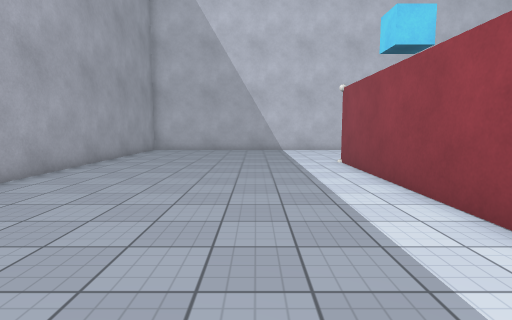
view 1 (above)

16 first-person views from a walk through a 3-D level made in the Unity game engine. The camera is 1.4 m above the floor, tilts 6° down and sees 80° across. The floor is counted in squares, 1 m on a side. Each view is taken from the middle of a square. On the plan, view 1 faces up. The plan holds only what a view shows up to about 14 squares ahead; the rest is blank. The player is left out. Some surface patterns are stand-ins.

view 2
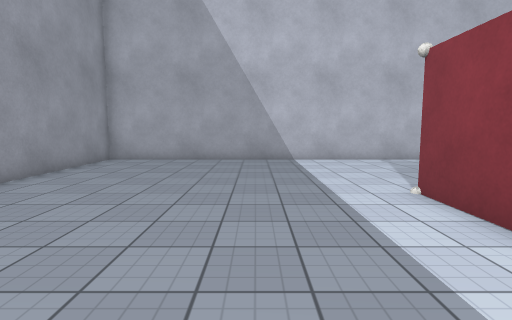

view 3
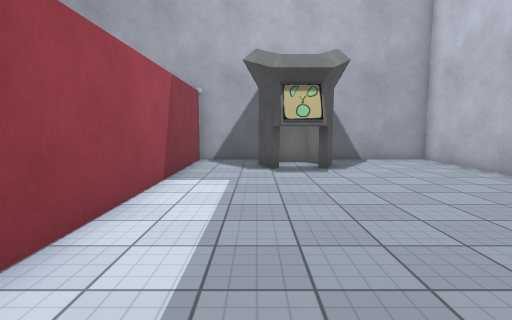

view 4
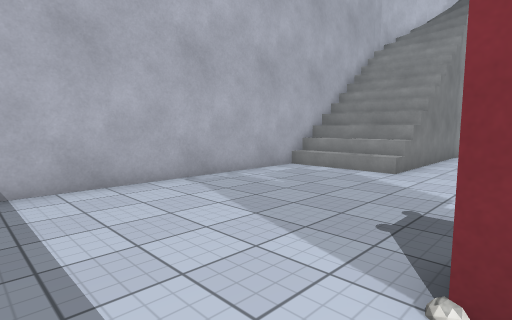

view 5
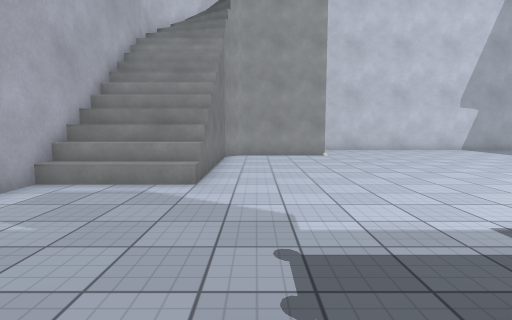

view 6
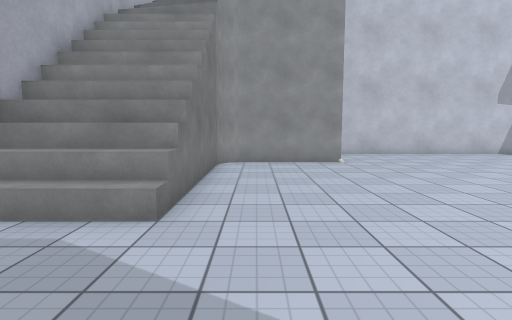

view 7
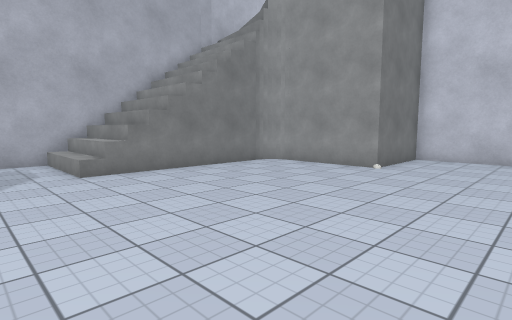

view 8
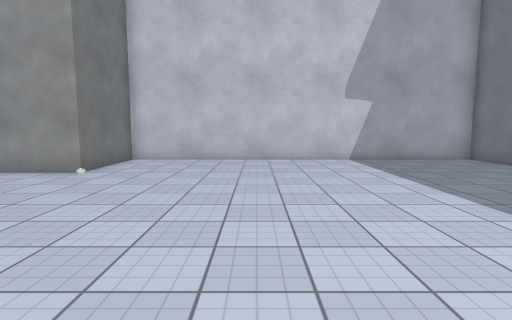

view 9
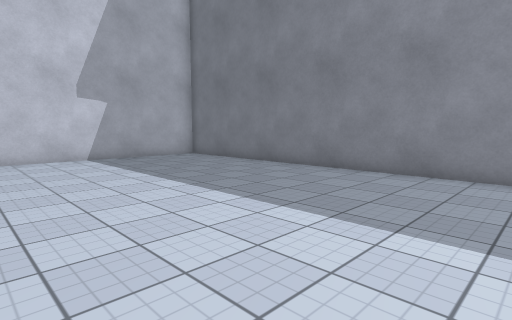

view 10
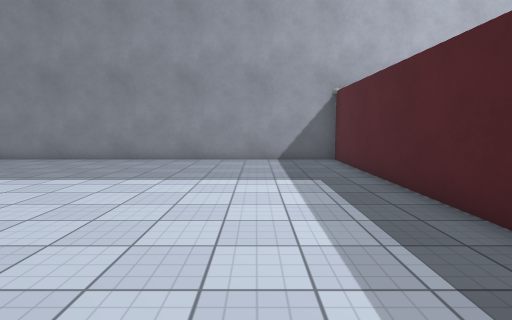

view 11
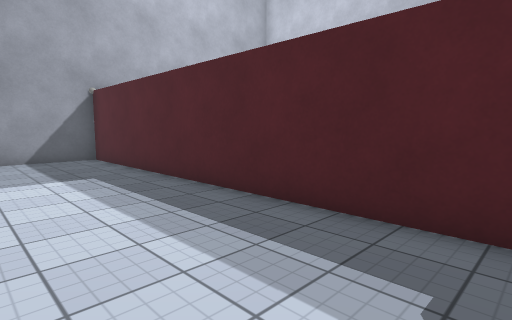

view 12
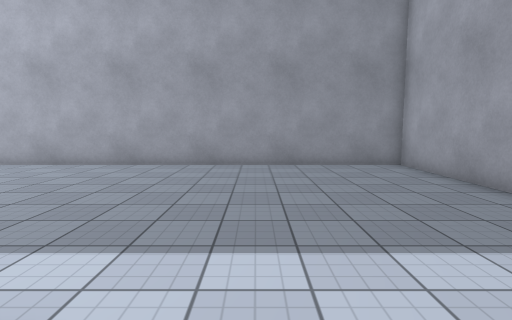

view 13
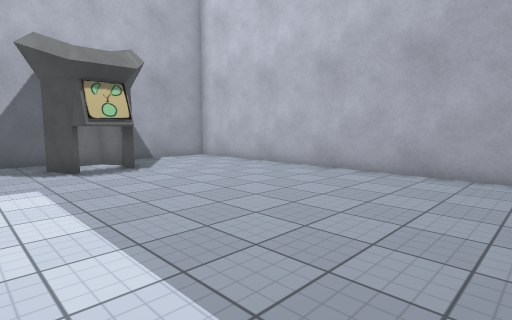

view 14
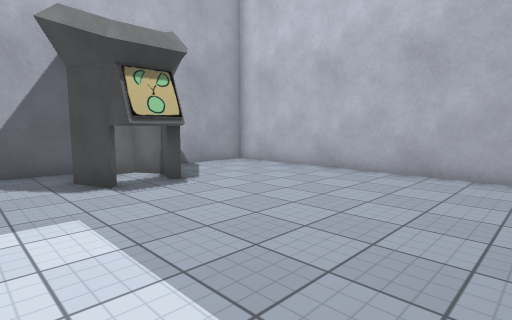

view 15
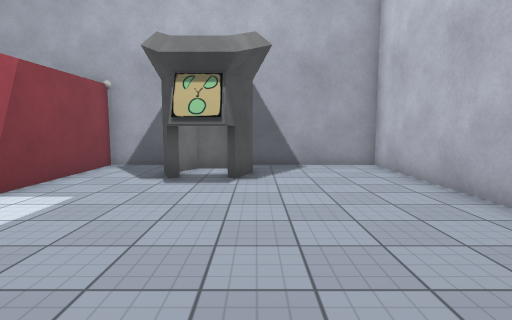

view 16
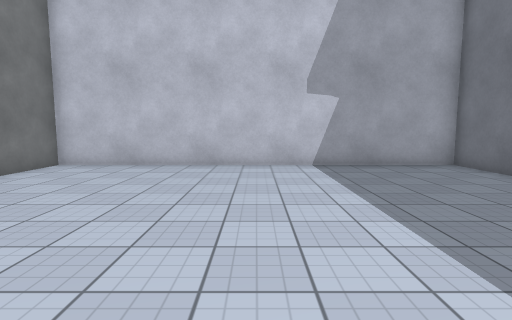

### Floor plan
Key: @ floor where view 1 was taken; # wall or solid block; . main floor; : floor 5.5 m higher than the main floor; / step, stairs or slope.
Columns run from 7 left of view 1 to 23 right of it. Each row starts with its distance up from view 1.
 20 ##########################
 19 #.................///////:##
 18 #................./////////
 17 #................./////////
 16 #.................////////
 15 #........................#
 14 #.........................
 13 #.........................
 12 #..........#..............
 11 #..........#..............
 10 #..........#..................#
  9 #..........#..................#
  8 #..........#..................#
  7 #..........#..................#
  6 #..........#..................#
  5 #..........#..................#
  4 #..........#..................#
  3 #..........#..................#
  2 #..........#..................#
  1 #..........#..................#
  0 #......@...#..................#
 -1 #.....##...#..................#
 -2 #....####..#..................#
 -3 #....####..#..................#
 -4 #.....##...#..................#
 -5 ###############################

Where each view was taken, in squares from view 1:
view 1: 0 up, 0 right, facing up
view 2: 6 up, 0 right, facing up
view 3: 9 up, 1 right, facing down
view 4: 12 up, 1 right, facing up-right
view 5: 14 up, 3 right, facing right
view 6: 14 up, 6 right, facing right
view 7: 6 up, 8 right, facing up-right
view 8: 5 up, 9 right, facing right
view 9: 5 up, 8 right, facing down-right
view 10: 9 up, 8 right, facing down
view 11: 10 up, 9 right, facing down-left
view 12: 14 up, 5 right, facing left
view 13: 9 up, 3 right, facing down-left
view 14: 6 up, 3 right, facing down-left
view 15: 7 up, 2 left, facing down
view 16: 3 up, 11 right, facing right
